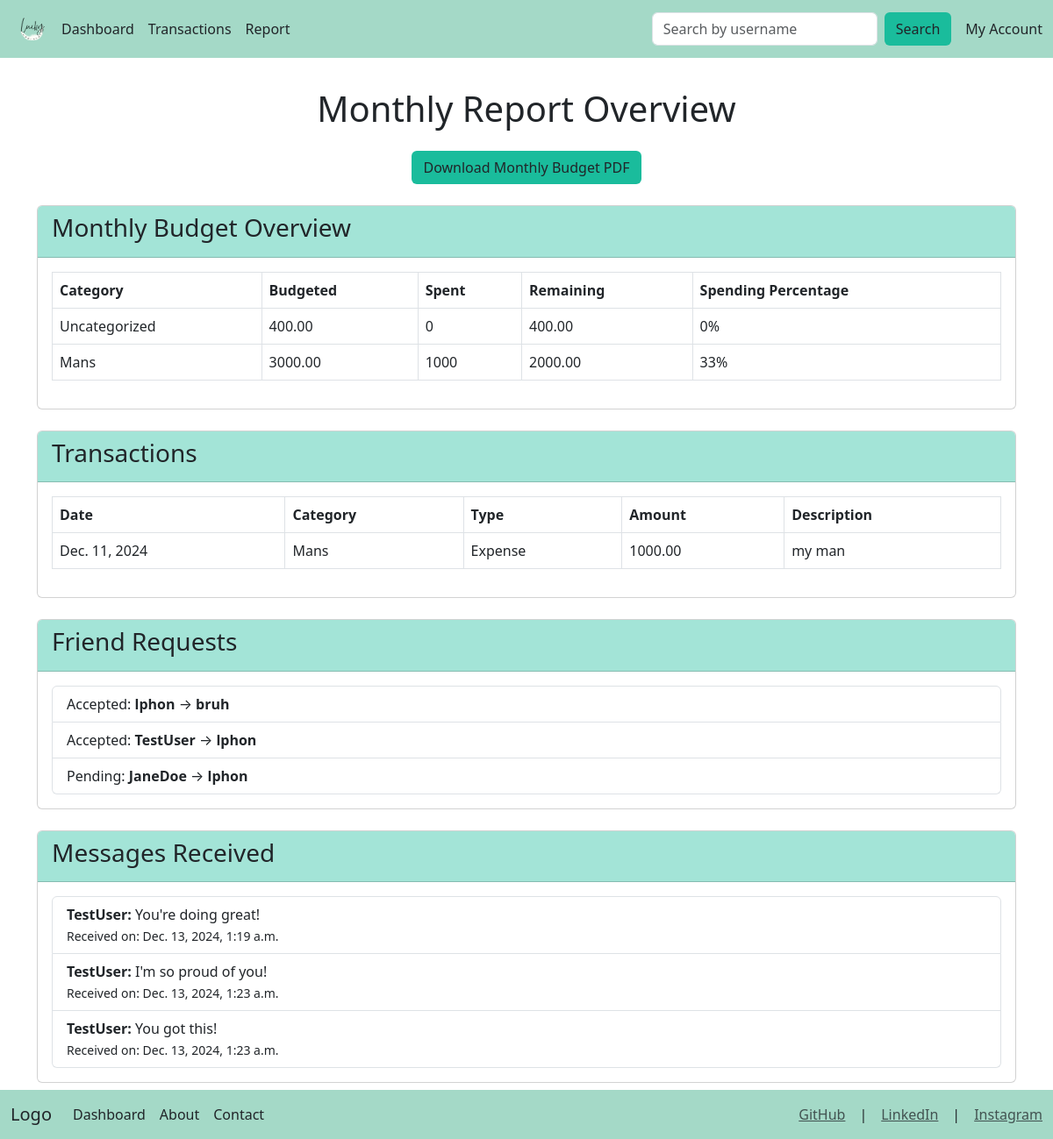
/report/ (signed in), run on the app's committed database.
### budget/models.py (models this page shows, shortened)
class Budget(models.Model):
    user = models.ForeignKey(User, on_delete=models.CASCADE, related_name="budgets")
    category = models.ForeignKey(BudgetCategory, on_delete=models.CASCADE, null=True, blank=True)
    amount = models.DecimalField(max_digits=10, decimal_places=2, default=0)
    created_at = models.DateTimeField(auto_now_add=True)

class BudgetCategory(models.Model):
    user = models.ForeignKey(User, on_delete=models.CASCADE, related_name="budget_categories")
    name = models.CharField(max_length=100)
    created_at = models.DateTimeField(auto_now_add=True)
    class Meta:
        constraints = [
            models.UniqueConstraint(fields=['user', 'name'], name='unique_category_per_user')
        ]

class Transaction(models.Model):
    TRANSACTION_TYPES = [
        ('expense', 'Expense'),('income', 'Income'),
    ]
    user = models.ForeignKey(User, on_delete=models.CASCADE)
    category = models.ForeignKey(BudgetCategory, on_delete=models.CASCADE)
    type = models.CharField(max_length=100, choices=TRANSACTION_TYPES)
    amount = models.DecimalField(max_digits=10, decimal_places=2)
    description = models.TextField(blank=True, null=True)
    date = models.DateField(auto_now=True)

### social/models.py (models this page shows, shortened)
class Friendship (models.Model):
    sender = models.ForeignKey(User,on_delete=models.CASCADE, related_name='sent_requests')
    receiver = models.ForeignKey(User,on_delete=models.CASCADE, related_name='received_requests')
    status = models.CharField(
        max_length=10,
        choices=[('pending', 'Pending'), ('accepted', 'Accepted'), ('rejected', 'Rejected')],
        default='pending',
    )
    created_at = models.DateTimeField(auto_now_add=True)
    updated_at = models.DateTimeField(auto_now=True)

class Message (models.Model):
    sender = models.ForeignKey(User,on_delete=models.CASCADE, related_name='sent_messages')
    receiver = models.ForeignKey(User,on_delete=models.CASCADE, related_name='received_messages')
    content = models.TextField()
    created_at = models.DateTimeField(auto_now_add=True)
    is_read = models.BooleanField(default=False)

### budget/views.py (the view)
# urls.py: path('report/', budget_views.report_view, name='report'),
@login_required
def report_view(request):
    now = timezone.now()
    first_of_month = now.replace(day=1)
    budgets = Budget.objects.filter(user=request.user, created_at__gte=first_of_month)
    budget_data = []
    for budget in budgets:
        spent = \
        Transaction.objects.filter(user=request.user, category=budget.category, date__gte=first_of_month).aggregate(
            Sum('amount'))['amount__sum'] or 0
        ratio = (spent / budget.amount * 100) if budget.amount else 0
        budget_data.append({
            'category': budget.category.name if budget.category else 'Uncategorized',
            'budgeted': budget.amount,
            'spent': spent,
            'remaining': budget.amount - spent,
            'ratio': ratio
        })
    transactions = Transaction.objects.filter(user=request.user, date__gte=first_of_month)
    friend_requests = Friendship.objects.filter(
        Q(sender=request.user) | Q(receiver=request.user),
        created_at__gte=first_of_month
    )
    messages_received = Message.objects.filter(receiver=request.user, created_at__gte=first_of_month)
    context = {
        'budget_data': budget_data,
        'transactions': transactions,
        'friend_requests': friend_requests,
        'messages_received': messages_received
    }
    return render(request, 'report/report.html', context)

### budget/templates/report/report.html (shortened to what this page needs)
{% extends 'baseUser.html' %}
{% load static %}
{% block body %}
<div class="container mb-5" style="margin-top: 100px;">
    <h1 class="text-center mb-4">Monthly Report Overview</h1>
    <div class="text-center mb-4">
        <a href="{% url 'report_cv' %}" class="btn" style="background-color: #1abc9c;" >Download Monthly Budget PDF</a>
    </div>
    <div class="card mb-4">
        <div class="card-header" style="background-color: #a3e4d7;">
            <h3>Monthly Budget Overview</h3>
        </div>
        <div class="card-body">
            <table class="table table-bordered">
                <thead>
                    <tr>
                        <th>Category</th>
                        <th>Budgeted</th>
                        <th>Spent</th>
                        <th>Remaining</th>
                        <th>Spending Percentage</th>
                    </tr>
                </thead>
                <tbody>
                    {% for budget in budget_data %}
                        <tr>
                            <td>{{ budget.category }}</td>
                            <td>{{ budget.budgeted }}</td>
                            <td>{{ budget.spent }}</td>
                            <td>{{ budget.remaining }}</td>
                            <td>{{ budget.ratio|floatformat:0}}%</td>
                        </tr>
                    {% endfor %}
                </tbody>
            </table>
        </div>
    </div>
    <div class="card mb-4">
        <div class="card-header" style="background-color: #a3e4d7;">
            <h3>Transactions</h3>
        </div>
        <div class="card-body">
            {% if transactions %}
                <table class="table table-bordered">
                    <thead>
                        <tr>
                            <th>Date</th>
                            <th>Category</th>
                            <th>Type</th>
                            <th>Amount</th>
                            <th>Description</th>
                        </tr>
                    </thead>
                    <tbody>
                        {% for transaction in transactions %}
                            <tr>
                                <td>{{ transaction.date }}</td>
                                <td>{{ transaction.category.name }}</td>
                                <td>{{ transaction.get_type_display }}</td>
                                <td>{{ transaction.amount }}</td>
                                <td>{{ transaction.description }}</td>
                            </tr>
                        {% endfor %}
                    </tbody>
                </table>
            {% else %}
                <p>No transactions for this month.</p>
            {% endif %}
        </div>
    </div>
    <div class="card mb-4">
        <div class="card-header" style="background-color: #a3e4d7;">
            <h3>Friend Requests</h3>
        </div>
        <div class="card-body">
            {% if friend_requests %}
                <ul class="list-group">
                    {% for request in friend_requests %}
                        <li class="list-group-item">
                            {% if request.status == 'pending' %}
                                Pending:
                            {% elif request.status == 'accepted' %}
                                Accepted:
                            {% endif %}
                            <strong>{{ request.sender.username }}</strong> &rarr; <strong>{{ request.receiver.username }}</strong>
                        </li>
                    {% endfor %}
                </ul>
            {% else %}
                <p>No friend requests for this month.</p>
            {% endif %}
        </div>
    </div>
    <div class="card mb-4">
        <div class="card-header" style="background-color: #a3e4d7;">
            <h3>Messages Received</h3>
        </div>
        <div class="card-body">
            {% if messages_received %}
                <ul class="list-group">
                    {% for message in messages_received %}
                        <li class="list-group-item">
                            <strong>{{ message.sender.username }}:</strong> {{ message.content }} <br>
                            <small>Received on: {{ message.created_at }}</small>
                        </li>
                    {% endfor %}
                </ul>
            {% else %}
                <p>No messages received this month.</p>
            {% endif %}
        </div>
    </div>
</div>
{% endblock %}

### budget/templates/baseUser.html (style rules this page uses)
.full-height { display: flex; flex-direction: column; height: 100vh; }

### data on the page
Budget: budgeted "400.00"
BudgetCategory: category "Mans"
Budget: budgeted "3000.00"
Friendship: shows "Accepted:", sender.username "lphon", receiver.username "bruh"
Friendship: shows "Accepted:", sender.username "TestUser", receiver.username "lphon"
Friendship: shows "Pending:", sender.username "JaneDoe", receiver.username "lphon"
Message: sender.username "TestUser", content "You're doing great!", created_at "Dec. 13, 2024, 1:19 a.m."
Message: sender.username "TestUser", content "I'm so proud of you!", created_at "Dec. 13, 2024, 1:23 a.m."
Message: sender.username "TestUser", content "You got this!", created_at "Dec. 13, 2024, 1:23 a.m."

### other printed values
{{ budget.category }} "Uncategorized"
{{ budget.spent }} "0" "1000"
{{ budget.remaining }} "400.00" "2000.00"
{{ budget.ratio|floatformat:0 }} "0" "33"
